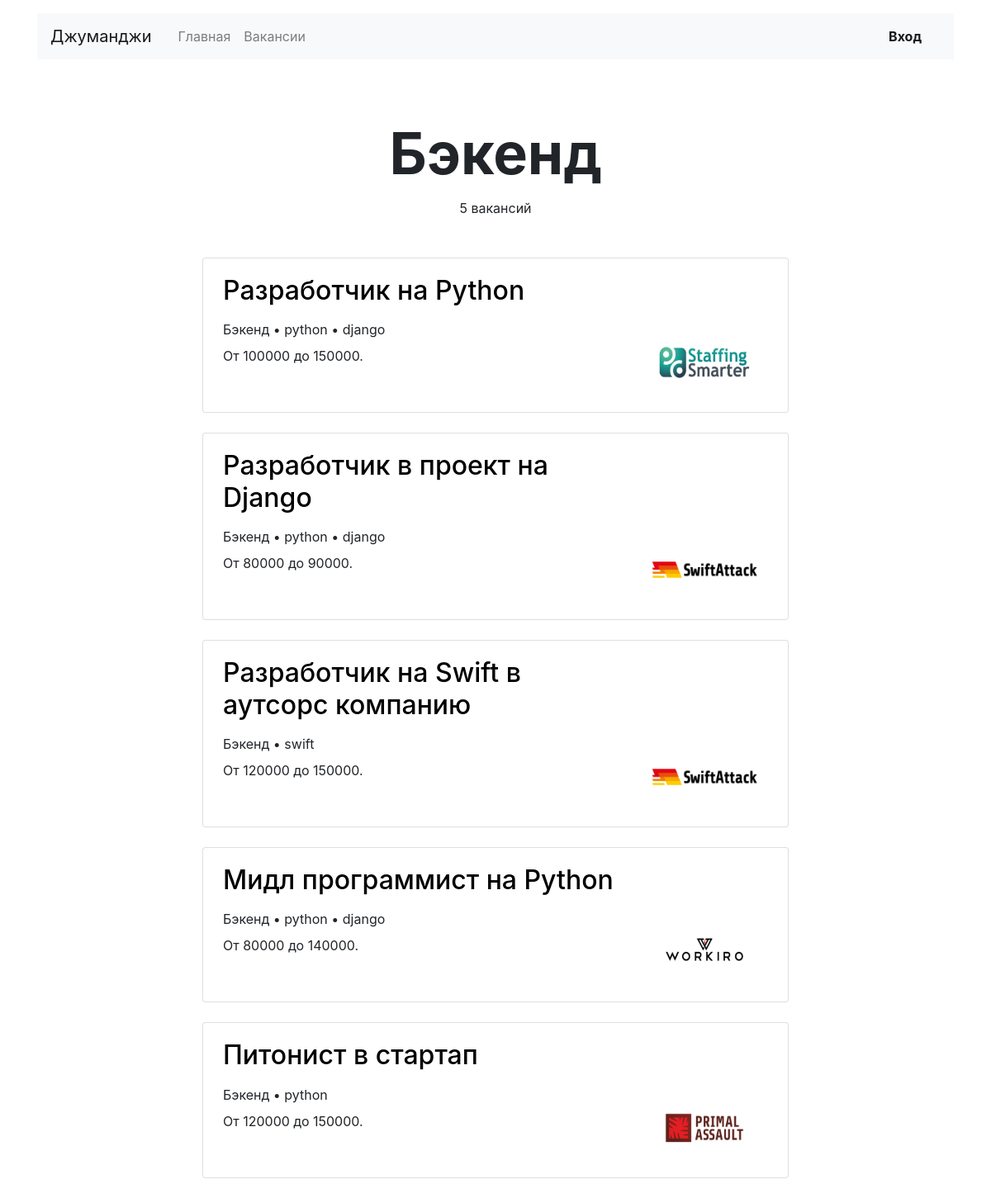
Page /jobs/cat/backend/ on the committed database.
### vacancies/models.py (models this page shows, shortened)
class Specialty(models.Model):
    code = models.CharField(max_length=30, default='frontend')
    title = models.CharField(max_length=100, default='Фронтенд')
    picture = models.ImageField(upload_to='MEDIA_SPECIALITY_IMAGE_DIR', default='60x60.png')
    class Meta:
        verbose_name = 'специальность'
        verbose_name_plural = 'специальности'

class Vacancy(models.Model):
    title = models.CharField(max_length=100, verbose_name='название вакансии')
    specialty = models.ForeignKey(Specialty, default=id(0), on_delete=models.CASCADE,
                                   related_name='speciality_vacancies')
    company = models.ForeignKey(Company, default=id(0), on_delete=models.CASCADE, related_name='company_vacancies')
    skills = models.TextField()
    description = models.CharField(max_length=300, verbose_name='описание вакансии')
    salary_min = models.IntegerField(verbose_name='зарплата от')
    salary_max = models.IntegerField(verbose_name='зарплата до')
    publish_date = models.DateField(verbose_name='дата публикации')
    class Meta:
        verbose_name = 'вакансия'
        verbose_name_plural = 'вакансии'

class Company(models.Model):
    name = models.CharField(max_length=100)
    location = models.CharField(max_length=100)
    logo = models.ImageField(upload_to='MEDIA_COMPANY_IMAGE_DIR', null=True, default='60x60.png')
    description = models.CharField(max_length=300)
    employee_count = models.TextField()
    class Meta:
        verbose_name = 'компания'
        verbose_name_plural = 'компании'

### vacancies/views.py (the view)
# urls.py: path('jobs/cat/<str:category>/', JobsCategoryView.as_view(), name='jobs_category_view'),
class JobsCategoryView(View):
    def get(self, request, category):
        context = {}
        specialty = Specialty.objects.get(code=category)
        vacancies = Vacancy.objects.filter(specialty=specialty.id)
        context['title'] = specialty.title
        context['count'] = len(vacancies)
        context['vacancies'] = vacancies
        for vacancy in context['vacancies']:
            vacancy.skills = vacancy.skills.split(',')
        return render(request, 'vacancies/list.html', context)

### vacancies/context_processors.py (called while the page is built)
def variable_to_context(request):
    return {
        'menu_titles': {
            'Главная': 'main_view',
            'Вакансии': 'vacancies_view'
        },
        'dropdown_menu': {
            'Резюме': 'my_resume_view',
            'Компания': 'my_company_view',
            'Выйти': 'logout_view'
        },
        'searches': ['Python', 'Flask', 'Django', 'Парсинг', 'ML'],
        'register_form': {
            'username': 'Никнейм',
            'first_name': 'Имя',
            'last_name': 'Фамилия',
            'email': 'Электронная почта',
            'password': 'Пароль'
        }
    }

### vacancies/templates/vacancies/list.html (shortened to what this page needs)
<!DOCTYPE html>
<html lang="ru">
<head>
  <link rel="stylesheet" href="https://stackpath.bootstrapcdn.com/bootstrap/4.3.1/css/bootstrap.min.css">
</head>
<body>
  {% extends 'base.html' %}
  {% block menu %} {{ block.super }}
  <main class="container mt-3">
    <section>
      <h1 class="h1 text-center mx-auto mt-4 pt-5" style="font-size: 70px;"><strong>{{ title }}</strong></h1>
      <p class="text-center pt-1">{{ count }} вакансий</p>
      <div class="row mt-5">
        <div class="col-12 col-lg-8 offset-lg-2 m-auto">
          {% for vacancy in vacancies %}
          <div class="card mb-4">
            <div class="card-body px-4">
              <div class="row">
                <div class="col-12 col-md-8 col-lg-9">
                  <a class="stretched-link" style="color: black; text-decoration: none;" href="{% url 'jobs_view' id=vacancy.id %}"><h2 class="h2 pb-2">{{ vacancy.title }}</h2></a>
                  <p class="mb-2">{{ vacancy.specialty.title }}{% for skill in vacancy.skills %} • {{ skill }}{% endfor %}</p>
                  <p>От {{ vacancy.salary_min }} до {{ vacancy.salary_max }}.</p>
                  <p class="text-muted pt-1">{{ vacancy.date }}</p>
                </div>
                <div class="col-12 col-md-4 col-lg-3 d-flex align-items-end">
                  <img src="{{ vacancy.company.logo.url }}" width="130" height="80" alt="">
                </div>
              </div>
            </div>
          </div>
          {% endfor %}
        </div>
      </div>
    </section>
  </main>
  {% endblock %}

### vacancies/templates/base.html (shortened to what this page needs)
<!DOCTYPE html>
{% load static %}
<html lang="en">
<head>
</head>
    <header class="container mt-3">
      {% block menu %}
    <nav class="navbar navbar-expand-lg navbar-light bg-light">
      <a class="navbar-brand mr-4" href="#">Джуманджи</a>
      <div class="collapse navbar-collapse justify-content-between" id="navbarNav">
        <ul class="navbar-nav col-10">
          {% for title_key, title_value in menu_titles.items %}
            {% url title_value as the_url %}
            <li class="nav-item {% if the_url == request.path %}active{% endif %}">
              <a class="nav-link" href="{{ the_url }}">{{ title_key }}</a>
            </li>
          {% endfor %}
        </ul>
        {% if user.is_authenticated %}
          <ul class="navbar-nav col-2 justify-content-end">
          <li class="nav-item active">
            <div class="btn-group">
              <button type="button" class="btn dropdown-toggle font-weight-bold" data-toggle="dropdown" aria-haspopup="true" aria-expanded="false">
                {{ user.username }}
              </button>
              <div class="dropdown-menu dropdown-menu-right mt-3">
                {% for title_key, title_value in dropdown_menu.items %}
                  {% url title_value as the_url %}
                  <a href="{{ the_url }}" class="dropdown-item py-2 {% if the_url == request.path %}active{% endif %}">
                    {{ title_key }}
                  </a>
                {% endfor %}
              </div>
            </div>
          </li>
        </ul>
        {% else %}
          <ul class="navbar-nav col-2 justify-content-end">
          <li class="nav-item active">
            <a href="{% url 'login_view' %}" class="nav-link font-weight-bold">Вход</a>
          </li>
        </ul>
        {% endif %}
      </div>
    </nav>
      {% endblock menu%}
    </header>
<body>
</body>
</html>

### rows in the picture
Specialty: title "Бэкенд"
Vacancy: title "Разработчик на Python", specialty "Бэкенд", skills "python" "django", salary_min "100000", salary_max "150000", company.logo (picture)
Vacancy: title "Разработчик в проект на Django", specialty "Бэкенд", skills "python" "django", salary_min "80000", salary_max "90000", company.logo (picture)
Vacancy: title "Разработчик на Swift в аутсорс компанию", specialty "Бэкенд", skills "swift", salary_min "120000", salary_max "150000", company.logo (picture)
Vacancy: title "Мидл программист на Python", specialty "Бэкенд", skills "python" "django", salary_min "80000", salary_max "140000", company.logo (picture)
Vacancy: title "Питонист в стартап", specialty "Бэкенд", skills "python", salary_min "120000", salary_max "150000", company.logo (picture)

### other values in the picture
{{ title_key }} "Главная" "Вакансии"
{{ count }} "5"
